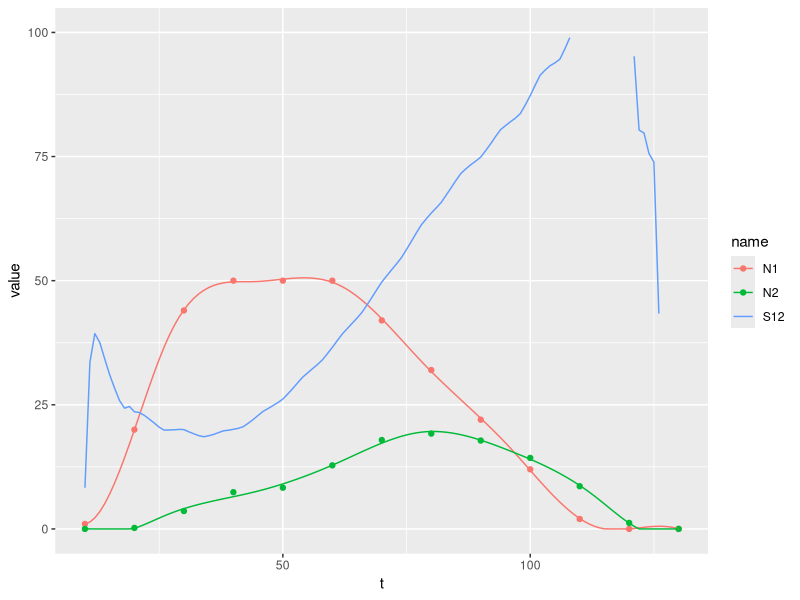

Recreate this plot in R.
library(tidyverse)
library(lubridate)
library(gam)

r <- read_csv("data/Ruesink.csv")

# Developmental time of stage j,
stages <- 1:2
Tj <- c(10, 8)
#  n must be made relatively large to obtain meaningful survival esti- mates. Increasing n has the effect of smoothing the f_S(t) curve
stepsize <- 10
df <- 9 # df for gam spline
tmin <- 10
tmax <- 130
mod <- list()
for (i in stages) {
  # fit simple gam
  mod[[i]] <- lm(formula(sprintf("N%d ~ bs(t ,df=%d)", i, df)), data = r)
}

# = Population density of stage j (var) at time t,
f_N <- function(i, t) {
  y <- pmax(0, predict(mod[[i]], newdata = data.frame(t = t)))
  y[t < tmin] <- 0
  y[t > tmax] <- 0
  return(y)
}
f_N(1, 10)
# Total number of individuals that have entered stage j up to time t, equation 1

f_C <- function(i, tt) {
  f_c <- function(i, t) {
    if (t >= Tj[i]) {
      f_N(i, t) + f_c(i, t - Tj[i])
    } else {
      f_N(i, t)
    }
  }
  sapply(tt, f_c, i = i)
}
f_C(1, seq(10, 40, by = 10))

# Total number of individuals that have left stage j up to time t, and
f_D <- function(i, t) {
  f_C(i, t - Tj[i])
}
# Rate individuals are entering stage j at time t
f_Q <- function(i, t) {
  n <- stepsize
  (f_C(i, t + n) - f_C(i, t - n)) / (2 * n)

}

#  Rate individuals are leaving stage j at time t
f_R <- function(i, t) {
  n <- stepsize
  (f_D(i, t + n) - f_D(i, t - n)) / (2 * n) 
}

# Survival between stages j and j+1
f_S <- function(i, t) {
  f_Q(i + 1, t) / f_R(i, t)
}

f_S(1, 20)


pred <- tibble(
  t = 10:130,
  N1 = f_N(1, t),
  N2 = f_N(2, t),
  S12 = f_S(1, t)* 100
  )  %>%
  pivot_longer(-t)

r %>%
  pivot_longer(-t) %>%
  ggplot(aes(t, value, color = name)) +
  geom_point() + 
  geom_line(data=pred) + 
  ylim(0, 100)

# recreate table 1 in Ruesink 1975
table1 <- tibble(
  t = r$t,
  N1 = f_N(1, t),
  C1 = f_C(1, t),
  D1 = f_D(1, t),
  R1 = f_R(1, t),
  S12 = f_S(1, t),
  Q2 = f_Q(2, t),
  C2 = f_C(2, t),
  D2 = f_D(2, t),
  N2 = f_N(2, t)
)

table1
